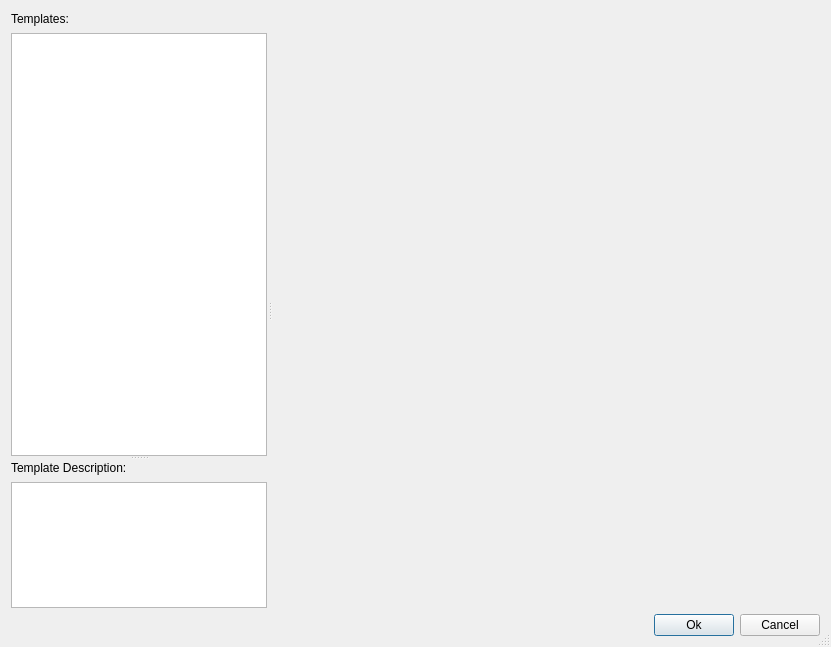
<?xml version="1.0" encoding="UTF-8"?>
<ui version="4.0">
 <class>CreateTestCaseDialog</class>
 <widget class="QDialog" name="CreateTestCaseDialog">
  <property name="windowModality">
   <enum>Qt::ApplicationModal</enum>
  </property>
  <property name="geometry">
   <rect>
    <x>0</x>
    <y>0</y>
    <width>831</width>
    <height>647</height>
   </rect>
  </property>
  <property name="sizePolicy">
   <sizepolicy hsizetype="Preferred" vsizetype="Preferred">
    <horstretch>0</horstretch>
    <verstretch>0</verstretch>
   </sizepolicy>
  </property>
  <property name="minimumSize">
   <size>
    <width>200</width>
    <height>200</height>
   </size>
  </property>
  <property name="maximumSize">
   <size>
    <width>16777215</width>
    <height>16777215</height>
   </size>
  </property>
  <property name="windowTitle">
   <string>Create Test Case</string>
  </property>
  <property name="sizeGripEnabled">
   <bool>true</bool>
  </property>
  <property name="modal">
   <bool>true</bool>
  </property>
  <layout class="QVBoxLayout" name="verticalLayout">
   <property name="leftMargin">
    <number>11</number>
   </property>
   <property name="topMargin">
    <number>11</number>
   </property>
   <property name="rightMargin">
    <number>11</number>
   </property>
   <property name="bottomMargin">
    <number>11</number>
   </property>
   <item>
    <widget class="QSplitter" name="splitter_2">
     <property name="orientation">
      <enum>Qt::Horizontal</enum>
     </property>
     <property name="handleWidth">
      <number>6</number>
     </property>
     <property name="childrenCollapsible">
      <bool>false</bool>
     </property>
     <widget class="QSplitter" name="splitter">
      <property name="sizePolicy">
       <sizepolicy hsizetype="Preferred" vsizetype="Expanding">
        <horstretch>0</horstretch>
        <verstretch>25</verstretch>
       </sizepolicy>
      </property>
      <property name="orientation">
       <enum>Qt::Vertical</enum>
      </property>
      <widget class="QWidget" name="templateListWidget" native="true">
       <property name="sizePolicy">
        <sizepolicy hsizetype="Expanding" vsizetype="Expanding">
         <horstretch>0</horstretch>
         <verstretch>75</verstretch>
        </sizepolicy>
       </property>
       <layout class="QVBoxLayout" name="verticalLayout_3" stretch="0,25">
        <item>
         <widget class="QLabel" name="templateLabel">
          <property name="sizePolicy">
           <sizepolicy hsizetype="Expanding" vsizetype="Fixed">
            <horstretch>0</horstretch>
            <verstretch>0</verstretch>
           </sizepolicy>
          </property>
          <property name="minimumSize">
           <size>
            <width>0</width>
            <height>16</height>
           </size>
          </property>
          <property name="maximumSize">
           <size>
            <width>16777215</width>
            <height>16</height>
           </size>
          </property>
          <property name="text">
           <string>Templates:</string>
          </property>
         </widget>
        </item>
        <item>
         <widget class="QListView" name="templateList"/>
        </item>
       </layout>
      </widget>
      <widget class="QWidget" name="descriptionWidget" native="true">
       <property name="sizePolicy">
        <sizepolicy hsizetype="Expanding" vsizetype="Preferred">
         <horstretch>0</horstretch>
         <verstretch>25</verstretch>
        </sizepolicy>
       </property>
       <layout class="QVBoxLayout" name="verticalLayout_2">
        <property name="sizeConstraint">
         <enum>QLayout::SetDefaultConstraint</enum>
        </property>
        <item>
         <widget class="QLabel" name="testCaseDescriptionLabel">
          <property name="sizePolicy">
           <sizepolicy hsizetype="Expanding" vsizetype="Fixed">
            <horstretch>0</horstretch>
            <verstretch>0</verstretch>
           </sizepolicy>
          </property>
          <property name="minimumSize">
           <size>
            <width>0</width>
            <height>16</height>
           </size>
          </property>
          <property name="maximumSize">
           <size>
            <width>16777215</width>
            <height>16</height>
           </size>
          </property>
          <property name="text">
           <string>Template Description:</string>
          </property>
          <property name="textFormat">
           <enum>Qt::PlainText</enum>
          </property>
         </widget>
        </item>
        <item>
         <widget class="QTextEdit" name="templateDescriptionBox">
          <property name="sizePolicy">
           <sizepolicy hsizetype="Expanding" vsizetype="Preferred">
            <horstretch>0</horstretch>
            <verstretch>0</verstretch>
           </sizepolicy>
          </property>
          <property name="readOnly">
           <bool>true</bool>
          </property>
          <property name="html">
           <string>&lt;!DOCTYPE HTML PUBLIC &quot;-//W3C//DTD HTML 4.0//EN&quot; &quot;http://www.w3.org/TR/REC-html40/strict.dtd&quot;&gt;
&lt;html&gt;&lt;head&gt;&lt;meta name=&quot;qrichtext&quot; content=&quot;1&quot; /&gt;&lt;style type=&quot;text/css&quot;&gt;
p, li { white-space: pre-wrap; }
&lt;/style&gt;&lt;/head&gt;&lt;body style=&quot; font-family:'MS Shell Dlg 2'; font-size:7.8pt; font-weight:400; font-style:normal;&quot;&gt;
&lt;p style=&quot;-qt-paragraph-type:empty; margin-top:0px; margin-bottom:0px; margin-left:0px; margin-right:0px; -qt-block-indent:0; text-indent:0px;&quot;&gt;&lt;br /&gt;&lt;/p&gt;&lt;/body&gt;&lt;/html&gt;</string>
          </property>
          <property name="acceptRichText">
           <bool>false</bool>
          </property>
         </widget>
        </item>
       </layout>
      </widget>
     </widget>
     <widget class="QStackedWidget" name="templateConfigurationsStack">
      <property name="sizePolicy">
       <sizepolicy hsizetype="Expanding" vsizetype="Expanding">
        <horstretch>75</horstretch>
        <verstretch>0</verstretch>
       </sizepolicy>
      </property>
     </widget>
    </widget>
   </item>
   <item>
    <widget class="QWidget" name="widget" native="true">
     <property name="sizePolicy">
      <sizepolicy hsizetype="Preferred" vsizetype="Fixed">
       <horstretch>0</horstretch>
       <verstretch>0</verstretch>
      </sizepolicy>
     </property>
     <layout class="QHBoxLayout" name="horizontalLayout">
      <property name="leftMargin">
       <number>0</number>
      </property>
      <property name="topMargin">
       <number>0</number>
      </property>
      <property name="rightMargin">
       <number>0</number>
      </property>
      <property name="bottomMargin">
       <number>0</number>
      </property>
      <item>
       <spacer name="horizontalSpacer">
        <property name="orientation">
         <enum>Qt::Horizontal</enum>
        </property>
        <property name="sizeHint" stdset="0">
         <size>
          <width>606</width>
          <height>20</height>
         </size>
        </property>
       </spacer>
      </item>
      <item>
       <widget class="QPushButton" name="OkButton">
        <property name="text">
         <string>Ok</string>
        </property>
        <property name="default">
         <bool>true</bool>
        </property>
       </widget>
      </item>
      <item>
       <widget class="QPushButton" name="CancelButton">
        <property name="text">
         <string>Cancel</string>
        </property>
       </widget>
      </item>
     </layout>
    </widget>
   </item>
  </layout>
 </widget>
 <resources/>
 <connections/>
</ui>
